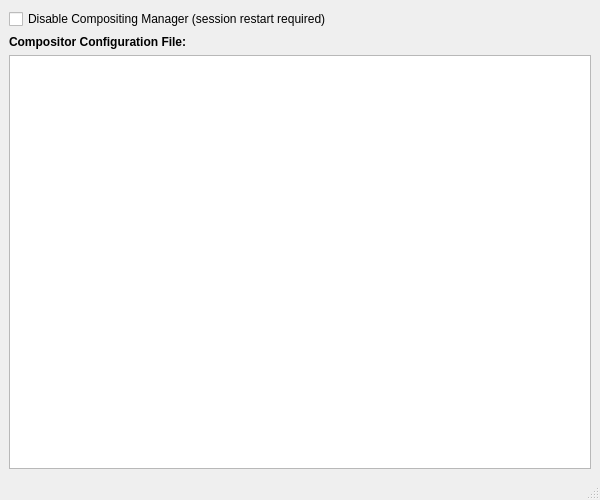
<?xml version="1.0" encoding="UTF-8"?>
<ui version="4.0">
 <class>MainWindow</class>
 <widget class="QMainWindow" name="MainWindow">
  <property name="geometry">
   <rect>
    <x>0</x>
    <y>0</y>
    <width>600</width>
    <height>500</height>
   </rect>
  </property>
  <property name="windowTitle">
   <string>Compositor Settings</string>
  </property>
  <property name="windowIcon">
   <iconset theme="preferences-desktop-effects"/>
  </property>
  <widget class="QWidget" name="centralwidget">
   <layout class="QVBoxLayout" name="verticalLayout">
    <property name="leftMargin">
     <number>9</number>
    </property>
    <property name="topMargin">
     <number>9</number>
    </property>
    <property name="rightMargin">
     <number>9</number>
    </property>
    <property name="bottomMargin">
     <number>9</number>
    </property>
    <item>
     <widget class="QCheckBox" name="check_disablecompton">
      <property name="text">
       <string>Disable Compositing Manager (session restart required)</string>
      </property>
      <property name="toolTip">
       <string>Disable the window compositor for this session. Changes require a session restart to take effect.</string>
      </property>
     </widget>
    </item>
    <item>
     <widget class="QLabel" name="label_config">
      <property name="text">
       <string>Compositor Configuration File:</string>
      </property>
      <property name="font">
       <font>
        <weight>75</weight>
        <bold>true</bold>
       </font>
      </property>
     </widget>
    </item>
    <item>
     <widget class="QPlainTextEdit" name="text_file">
      <property name="toolTip">
       <string>Edit the compositor configuration file directly. Changes are saved automatically.</string>
      </property>
      <property name="font">
       <font>
        <family>Monospace</family>
       </font>
      </property>
     </widget>
    </item>
   </layout>
  </widget>
  <widget class="QMenuBar" name="menubar">
   <property name="geometry">
    <rect>
     <x>0</x>
     <y>0</y>
     <width>600</width>
     <height>22</height>
    </rect>
   </property>
  </widget>
  <widget class="QStatusBar" name="statusbar"/>
 </widget>
 <resources/>
 <connections/>
</ui>
